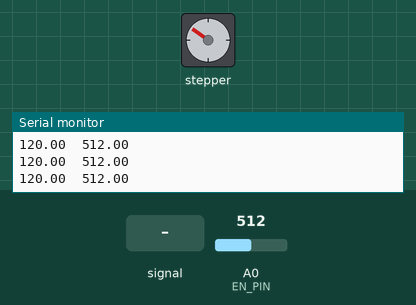
A sketch run on a simulated Arduino Uno, built with avr-gcc and run on an emulated ATmega328P. Parts: stepper motor, the last lines printed to the serial monitor. Wiring (inferred from the names in the program): stepper motor driver (200 steps per turn assumed): step pin 12; direction pin 13; enable A0. Inputs (shaded band) come from the test bench; at power-on: A0 (EN_PIN) = 512.

Above: at 1.2 s.
1.3 s: A0 (EN_PIN) set to 313
At 1.65 s:
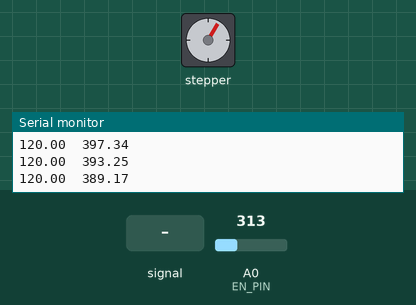
4.3 s: A0 (EN_PIN) set to 289
At 4.95 s:
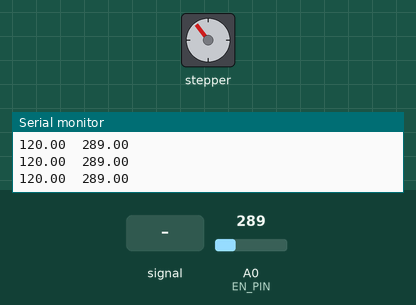
7.3 s: A0 (EN_PIN) fed a 200 Hz sine of ±81 counts around its level
At 7.65 s:
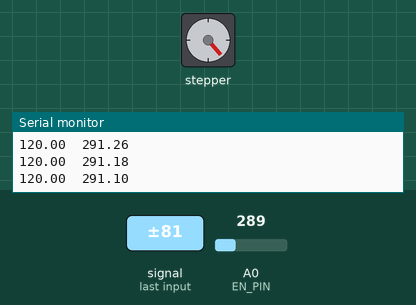
10.3 s: A0 (EN_PIN) fed a 1000 Hz sine of ±255 counts around its level
At 10.65 s:
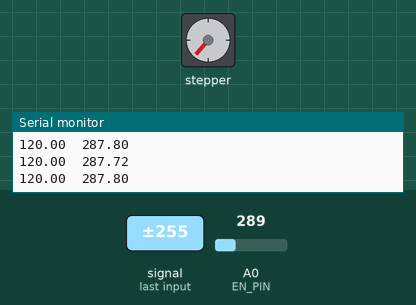
13.3 s: A0 (EN_PIN) set to 129
16.3 s: A0 (EN_PIN) set to 111
Timing chart, 0 to 20.3 s (numbered marks = the images above; inputs shaded):
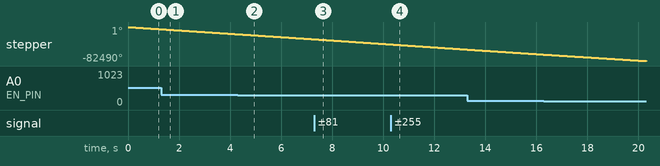

Measured:
- the behaviour switches between 307 and 306 on A0 (EN_PIN) (found by bisection; images 1 and 2)

The sketch:

StallguardEWAMTest.ino
```cpp
#include <algorithm>
#include <functional>
#include <vector>


/*
Initializes the library and turns the motor in alternating directions.
*/
#define EN_PIN    14
#define DIR_PIN   13
#define STEP_PIN  12


double current = 0;
double factor = 0.6;

double analog_noise_upper_thresh = 0.2;
double upper_thresh = 120;
double lower_thresh = 92;
double activation_thresh = 100;
bool enable_thresh = false;


void setup()
{
  Serial.begin(115200);

  pinMode(EN_PIN, OUTPUT);
  pinMode(DIR_PIN, OUTPUT);
  pinMode(STEP_PIN, OUTPUT);

  digitalWrite(EN_PIN, LOW);

  current = analogRead(A0);


}


int test_count = 0;


void loop()
{

  digitalWrite(STEP_PIN, !digitalRead(STEP_PIN));
  delayMicroseconds(20);

  double analog_current = analogRead(A0);
  if (analog_current > current + analog_noise_upper_thresh)
  {
    current = (current + analog_noise_upper_thresh) + factor * (current - (current + analog_noise_upper_thresh));
  }
  else if (analog_current < current - analog_noise_upper_thresh)
  {
    current = (current - analog_noise_upper_thresh) + factor * (current - (current - analog_noise_upper_thresh));
  }
  else
  {
    current = analog_current + factor * (current - analog_current);
  }

  if(test_count > 50)
  {
    //Serial.print(analog_current);
    //Serial.print("\t");
    Serial.print(upper_thresh);
    Serial.print("\t");
    Serial.println(current);

    test_count = 0;
  }
  test_count++;

  if (current >= activation_thresh && current < upper_thresh)
  {
    enable_thresh = true;
  }

  if(enable_thresh && current < lower_thresh)
  {
    current += 100;
  }


  if(enable_thresh && current > upper_thresh)
  {
    digitalWrite(DIR_PIN, !digitalRead(DIR_PIN));

    digitalWrite(EN_PIN, HIGH);
    delay(500);
    digitalWrite(EN_PIN, LOW);

    current = 0;
    enable_thresh=false;


  }

}
```
